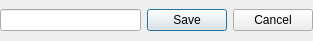
<?xml version="1.0" encoding="UTF-8"?>
<ui version="4.0">
 <class>EditFormulationForm</class>
 <widget class="QWidget" name="EditFormulationForm">
  <property name="geometry">
   <rect>
    <x>0</x>
    <y>0</y>
    <width>313</width>
    <height>41</height>
   </rect>
  </property>
  <property name="windowTitle">
   <string>Form</string>
  </property>
  <layout class="QHBoxLayout" name="horizontalLayout" stretch="1,0">
   <property name="leftMargin">
    <number>0</number>
   </property>
   <property name="topMargin">
    <number>0</number>
   </property>
   <property name="rightMargin">
    <number>0</number>
   </property>
   <property name="bottomMargin">
    <number>0</number>
   </property>
   <item>
    <widget class="QLineEdit" name="formualation"/>
   </item>
   <item>
    <widget class="QDialogButtonBox" name="buttonBox">
     <property name="standardButtons">
      <set>QDialogButtonBox::Cancel|QDialogButtonBox::Save</set>
     </property>
    </widget>
   </item>
  </layout>
 </widget>
 <resources/>
 <connections/>
</ui>
